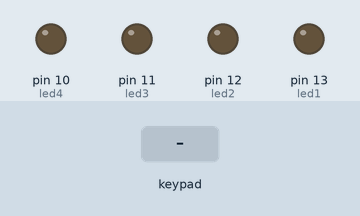
Bench run of a sketch on a simulated Arduino Uno, built with avr-gcc and run on an emulated ATmega328P. Parts: output pins drawn as LEDs (lit = HIGH). Wiring (inferred from the names in the program): 2×2 keypad with keys 1 2 3 4: rows pin 2, pin 4; columns pin 8, pin 7. The test bench sets the inputs (shaded band). Pins used as bus, display or sensor lines are not drawn.

Above: at 1.2 s.
1.3 s: keypad keys 1 2 pressed 0.4 s apart
At 2.1 s:
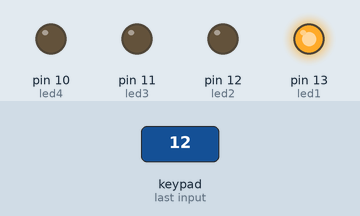
4.9 s: key '3' pressed
At 5.4 s:
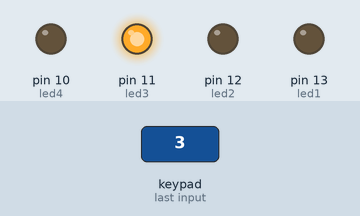
7.4 s: key '4' pressed
At 8.2 s:
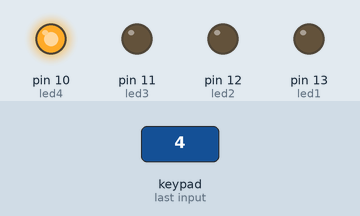
Timing chart, 0 to 10.4 s (numbered marks = the images above; inputs shaded):
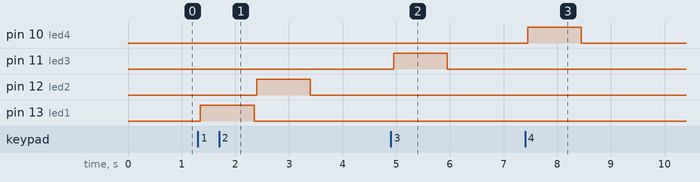

Measured:
- after the input at 1.3 s, pin 12 (led2): LOW → HIGH after 1.1 s, → LOW 1.0 s later; pin 13 (led1): LOW → HIGH after 0.05 s, → LOW 1.0 s later
- after the input at 4.9 s, pin 11 (led3): LOW → HIGH after 0.05 s, → LOW 1.0 s later
- after the input at 7.4 s, pin 10 (led4): LOW → HIGH after 0.05 s, → LOW 1.0 s later

The sketch:

main.ino
```cpp
// Define the pin connections
const byte ROWS = 2; // Number of rows
const byte COLS = 2; // Number of columns
byte rowPins[ROWS] = {2, 4}; // Row pins
byte colPins[COLS] = {8, 7}; // Column pins

// Define LED pins
const int led1 = 13;
const int led2 = 12;
const int led3 = 11;
const int led4 = 10;

// Keypad matrix
char keys[ROWS][COLS] = {
  {'1', '2'},
  {'3', '4'}
};

// Function prototypes
char getKey();

void setup() {
  Serial.begin(9600);

  // Set LED pins as OUTPUT
  pinMode(led1, OUTPUT);
  pinMode(led2, OUTPUT);
  pinMode(led3, OUTPUT);
  pinMode(led4, OUTPUT);

  // Set row pins as OUTPUT and column pins as INPUT
  for (byte i = 0; i < ROWS; i++) {
    pinMode(rowPins[i], OUTPUT);
    digitalWrite(rowPins[i], HIGH); // Set row pins HIGH
  }
  for (byte i = 0; i < COLS; i++) {
    pinMode(colPins[i], INPUT_PULLUP); // Set column pins as INPUT_PULLUP
  }
}

void loop() {
  char key = getKey();

  if (key == '1') {
    digitalWrite(led1, HIGH);
    delay(1000);
    digitalWrite(led1, LOW);
  }
  if (key == '2') {
    digitalWrite(led2, HIGH);
    delay(1000);
    digitalWrite(led2, LOW);
  }
  if (key == '3') {
    digitalWrite(led3, HIGH);
    delay(1000);
    digitalWrite(led3, LOW);
  }
  if (key == '4') {
    digitalWrite(led4, HIGH);
    delay(1000);
    digitalWrite(led4, LOW);
  }
}

char getKey() {
  for (byte row = 0; row < ROWS; row++) {
    // Set current row to LOW
    digitalWrite(rowPins[row], LOW);

    for (byte col = 0; col < COLS; col++) {
      // Check if key is pressed
      if (digitalRead(colPins[col]) == LOW) {
        delay(50);
        if (digitalRead(colPins[col]) == LOW) {
          // Return the key that is pressed
          digitalWrite(rowPins[row], HIGH); // Reset row pin
          return keys[row][col];
        }
      }
    }
    // Reset row pin
    digitalWrite(rowPins[row], HIGH);
  }
  return '\0';
}
```
